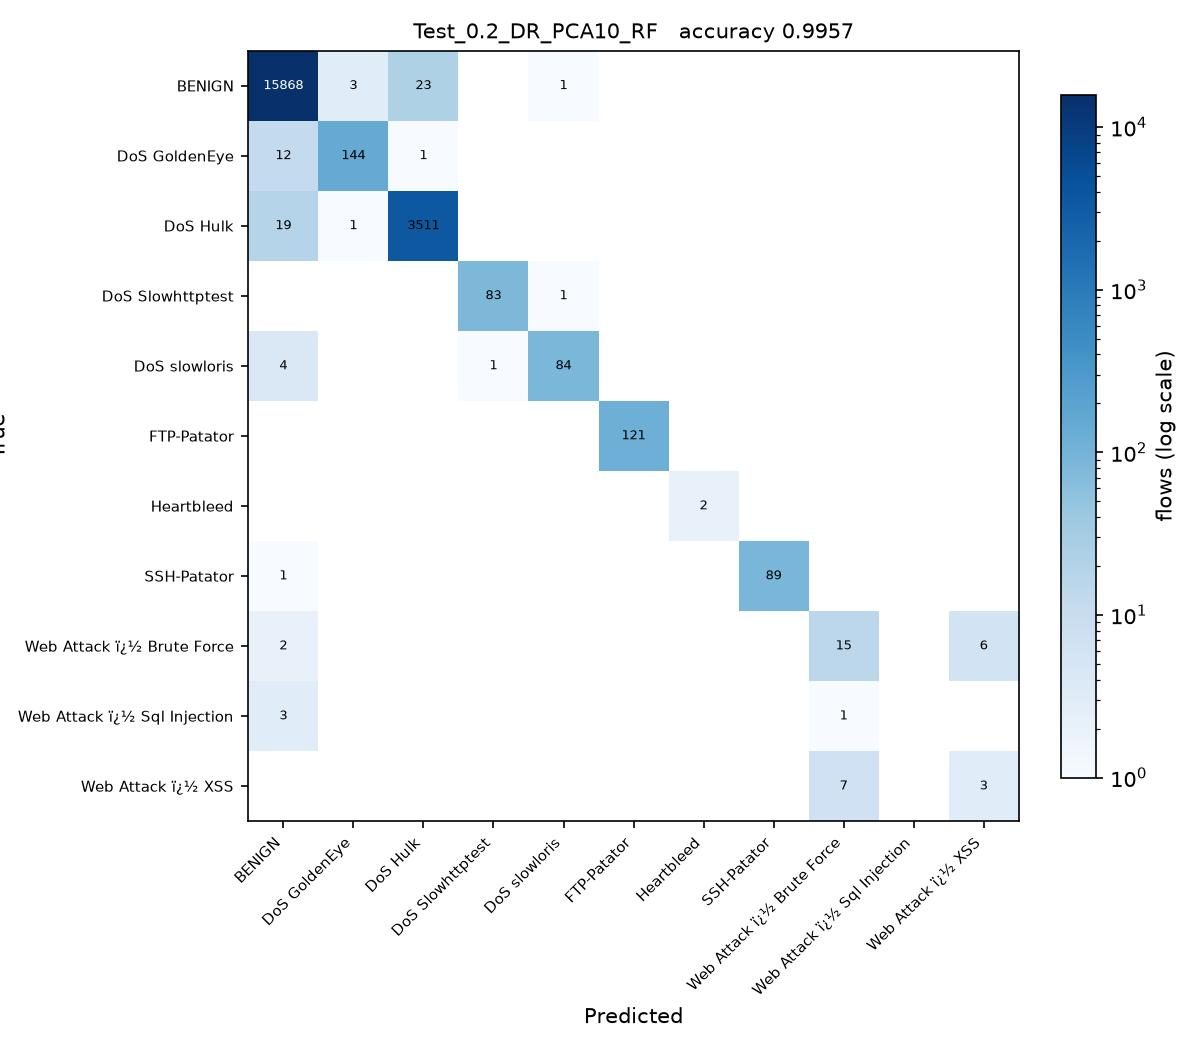

Source code (Python):
# Test_0.2_DR_PCA10_RF.py
#
# Test size 0.2  |  PCA, 10 components  |  Random Forest (sheet #7)
#
# This is SGDC_60_40.py with the changes marked CHANGE below and nothing else.
#
# Taken from the sheet unchanged.

import os
from pathlib import Path

# CHANGE 1: run from the project folder, so the CSV names below resolve, and
# read them as latin-1. The Web Attack labels contain byte 0x96, which the
# default utf-8 decoder rejects with UnicodeDecodeError.
os.chdir(Path(__file__).resolve().parent.parent)
import numpy as np
import pandas as pd

df1 = pd.read_csv(r'C:\Users\Karthika\OneDrive\Desktop\ACN_PCA_75_Runs\Scripts\Tuesday-WorkingHours.pcap_ISCX (1).csv', low_memory=True, encoding='latin-1')
df2 = pd.read_csv(r'C:\Users\Karthika\OneDrive\Desktop\ACN_PCA_75_Runs\Scripts\Wednesday-workingHours.pcap_ISCX.csv', low_memory=True, encoding='latin-1')
df3 = pd.read_csv(r'C:\Users\Karthika\OneDrive\Desktop\ACN_PCA_75_Runs\Scripts\Thursday-WorkingHours-Morning-WebAttacks.pcap_ISCX.csv', low_memory=True, encoding='latin-1')

dataset = pd.concat([df1, df2, df3], ignore_index=True)

dataset.columns = dataset.columns.str.strip()

# CHANGE 2: a stratified sample of 100000 flows, the same for every run.
# The full three captures hold about 1.3 million flows, which makes 75 runs
# impractical. At least 50 flows of every class are kept.
label = dataset.columns[-1]
dataset = pd.concat(
    [g.sample(n=min(len(g), max(50, round(100000 * len(g) / len(dataset)))), random_state=0)
     for _, g in dataset.groupby(label)],
    ignore_index=True
)

X = dataset.iloc[:, :-1]
y = dataset.iloc[:, -1]

X = X.apply(pd.to_numeric, errors='coerce')

X.replace([np.inf, -np.inf], np.nan, inplace=True)

from sklearn.impute import SimpleImputer

imputer = SimpleImputer(missing_values=np.nan, strategy='mean')
X = imputer.fit_transform(X)

from sklearn.preprocessing import LabelEncoder

labelencoder_y = LabelEncoder()
y = labelencoder_y.fit_transform(y)

from sklearn.model_selection import train_test_split

X_train, X_test, y_train, y_test = train_test_split(
    X,
    y,
    test_size=0.2,   # CHANGE 3: test size
    random_state=0,
    stratify=y
)

# CHANGE 4: PCA, from PCA_LDA_KErnel_PCA_CODE.pdf (fitted on training data only).
# PCA follows the directions of largest variance, so the features have to be on
# a common scale first, otherwise the components just track whichever column has
# the biggest units. The scaler is fitted on the training split only.
from sklearn.preprocessing import StandardScaler
from sklearn.decomposition import PCA

scaler = StandardScaler()
X_train = scaler.fit_transform(X_train)
X_test = scaler.transform(X_test)

pca = PCA(n_components=10)
X_train = pca.fit_transform(X_train)          # no labels: PCA is unsupervised
X_test = pca.transform(X_test)
print("\nVariance explained by 10 components : {:.4f}".format(pca.explained_variance_ratio_.sum()))

# CHANGE 5: Random Forest (sheet #7) in place of SGDClassifier
from sklearn.ensemble import RandomForestClassifier

classifier = RandomForestClassifier(
    n_estimators=200,
    criterion='entropy',
    random_state=0
)

classifier.fit(X_train, y_train)

y_pred = classifier.predict(X_test) 

from sklearn.metrics import confusion_matrix
from sklearn.metrics import accuracy_score
from sklearn.metrics import precision_score
from sklearn.metrics import recall_score
from sklearn.metrics import f1_score
from sklearn.metrics import classification_report

cm = confusion_matrix(y_test, y_pred)

print("Confusion Matrix:\n")
print(cm)

print("\nAccuracy : {:.4f}".format(accuracy_score(y_test, y_pred)))
print("\nPrecision : {:.4f}".format(precision_score(y_test, y_pred, average='weighted')))
print("\nRecall : {:.4f}".format(recall_score(y_test, y_pred, average='weighted')))
print("\nF1 Score : {:.4f}".format(f1_score(y_test, y_pred, average='weighted')))

print("\nClassification Report:\n")
print(classification_report(y_test, y_pred))
# CHANGE 6: save the confusion matrix as Test_0.2_DR_PCA10_RF.jpg and record the result
import matplotlib
matplotlib.use('Agg')
import matplotlib.pyplot as plt
from matplotlib.colors import LogNorm

here = Path(__file__).resolve().parent
names = [str(c) for c in labelencoder_y.classes_]
fig, ax = plt.subplots(figsize=(8, 7))
im = ax.imshow(cm, cmap='Blues', norm=LogNorm(vmin=1))
ax.set_xticks(range(len(names)), names, rotation=45, ha='right', fontsize=7)
ax.set_yticks(range(len(names)), names, fontsize=7)
ax.set_xlabel('Predicted')
ax.set_ylabel('True')
ax.set_title('Test_0.2_DR_PCA10_RF   accuracy {:.4f}'.format(accuracy_score(y_test, y_pred)), fontsize=10)
for i in range(cm.shape[0]):
    for j in range(cm.shape[1]):
        if cm[i, j]:
            ax.text(j, i, cm[i, j], ha='center', va='center', fontsize=6,
                    color='white' if cm[i, j] > cm.max() / 3 else 'black')
fig.colorbar(im, ax=ax, fraction=0.04, label='flows (log scale)')
fig.tight_layout()
fig.savefig(here / 'Test_0.2_DR_PCA10_RF.jpg', dpi=150)
plt.close(fig)

row = pd.DataFrame([{
    'Test': 0.2, 'DR': 'PCA10', 'Clas': 'RF',
    'Acc': round(accuracy_score(y_test, y_pred), 4),
    'Pre': round(precision_score(y_test, y_pred, average='weighted', zero_division=0), 4),
    'Rec': round(recall_score(y_test, y_pred, average='weighted', zero_division=0), 4),
    'F1': round(f1_score(y_test, y_pred, average='weighted', zero_division=0), 4),
    'script': 'Test_0.2_DR_PCA10_RF',
}])
out = here.parent / 'results' / '75_runs.csv'
out.parent.mkdir(exist_ok=True)
if out.exists():
    old = pd.read_csv(out)
    row = pd.concat([old[old['script'] != 'Test_0.2_DR_PCA10_RF'], row], ignore_index=True)
row.to_csv(out, index=False)
